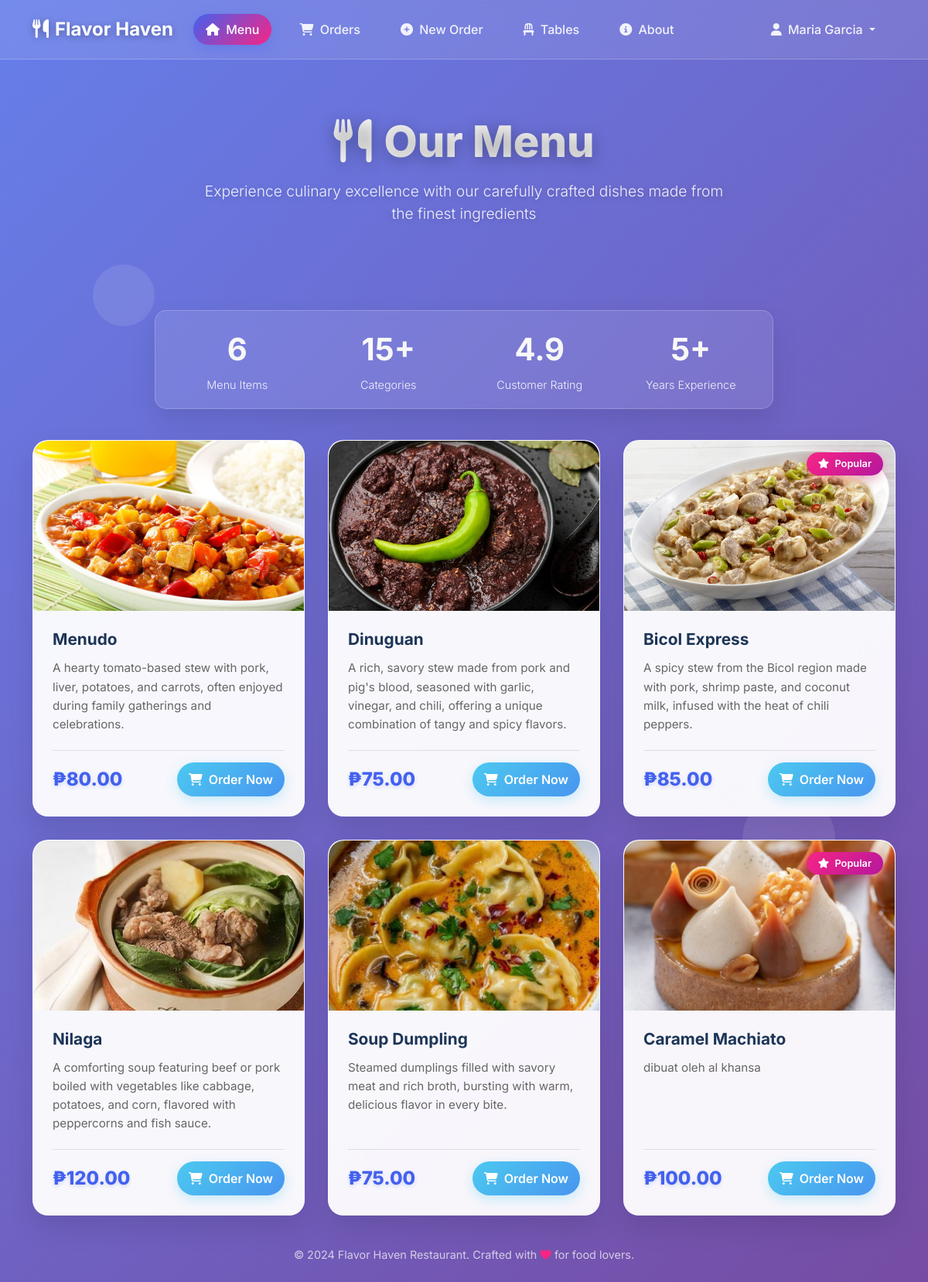
The app's page /index.php (signed in) with its own data.
### tables this page shows
CREATE TABLE `tbl_menu` (
  `tbl_menu_id` int NOT NULL AUTO_INCREMENT,
  `image` varchar(255) NOT NULL,
  `name` varchar(255) NOT NULL,
  `description` varchar(255) NOT NULL,
  `price` int NOT NULL,
  PRIMARY KEY (`tbl_menu_id`)
);

### index.php (the view, shortened to what this page needs)
<!DOCTYPE html>
<html lang="en">
<head>
    <link href="https://cdn.jsdelivr.net/npm/bootstrap@5.3.0/dist/css/bootstrap.min.css" rel="stylesheet">
    <link rel="stylesheet" href="https://cdnjs.cloudflare.com/ajax/libs/font-awesome/6.4.0/css/all.min.css">
</head>
<body>
    <?php include 'navbar.php'; ?>
    <div class="floating-shapes">
        <div class="shape"></div>
    </div>
    <div class="main-container">
        <div class="container">
            <div class="header-section animate__animated animate__fadeInDown">
                <h1><i class="fas fa-utensils me-3"></i>Our Menu</h1>
                <p class="mt-3">Experience culinary excellence with our carefully crafted dishes made from the finest ingredients</p>
            </div>
            <div class="stats-bar glass-card animate__animated animate__fadeInUp">
                <div class="row text-center">
                    <div class="col-md-3 col-6 stat-item">
                        <div class="stat-number">
                            <?php
                                include('./conn/conn.php');
                                $stmt = $conn->prepare("SELECT COUNT(*) FROM tbl_menu");
                                $stmt->execute();
                                echo $stmt->fetchColumn();
                            ?>
                        </div>
                        <div class="stat-label">Menu Items</div>
                    </div>
                    <div class="col-md-3 col-6 stat-item">
                        <div class="stat-number">15+</div>
                        <div class="stat-label">Categories</div>
                    </div>
                    <div class="col-md-3 col-6 stat-item">
                        <div class="stat-number">4.9</div>
                        <div class="stat-label">Customer Rating</div>
                    </div>
                    <div class="col-md-3 col-6 stat-item">
                        <div class="stat-number">5+</div>
                        <div class="stat-label">Years Experience</div>
                    </div>
                </div>
            </div>
            <div class="food-grid">
                <?php
                    include('./conn/conn.php');
                    $stmt = $conn->prepare("SELECT * FROM tbl_menu");
                    $stmt->execute();
                    $result = $stmt->fetchAll();
                    $count = 0;
                    foreach ($result as $row) {
                        $count++;
                        $image = $row['image'];
                        $name = $row['name'];
                        $description = $row['description'];
                        $price = $row['price'];
                        $menuId = $row['tbl_menu_id'];
                        $isPopular = $count % 3 == 0;
                        ?>
                        <div class="glass-card">
                            <?php if ($isPopular): ?>
                                <div class="badge-popular">
                                    <i class="fas fa-star me-1"></i> Popular
                                </div>
                            <?php endif; ?>
                            <div class="image-container">
                                <img src="<?= $image ?>" class="menu-image" alt="<?= $name ?>">
                            </div>
                            <div class="card-body">
                                <h5 class="card-title"><?= $name ?></h5>
                                <p class="card-text"><?= $description ?></p>
                                <div class="price-order-container">
                                    <span class="price-tag">₱<?= number_format($price, 2) ?></span>
                                    <a href="new-order.php?add_item=<?= $menuId ?>" class="order-btn">
                                        <i class="fas fa-shopping-cart"></i> Order Now
                                    </a>
                                </div>
                            </div>
                        </div>
                        <?php
                    }
                ?>
            </div>
            <div class="footer animate__animated animate__fadeInUp">
                <p>&copy; 2024 Flavor Haven Restaurant. Crafted with <i class="fas fa-heart" style="color: var(--accent);"></i> for food lovers.</p>
            </div>
        </div>
    </div>
</body>
</html>

### records on screen
tbl_menu: image (picture), name "Menudo", description "A hearty tomato-based stew with pork, liver, potatoes, and carrots, often enjoyed during family gatherings and celebrations.", price "80.00"
tbl_menu: image (picture), name "Dinuguan", description "A rich, savory stew made from pork and pig's blood, seasoned with garlic, vinegar, and chili, offering a unique combination of tangy and spicy flavors.", price "75.00"
tbl_menu: shows "Popular", image (picture), name "Bicol Express", description "A spicy stew from the Bicol region made with pork, shrimp paste, and coconut milk, infused with the heat of chili peppers.", price "85.00"
tbl_menu: image (picture), name "Nilaga", description "A comforting soup featuring beef or pork boiled with vegetables like cabbage, potatoes, and corn, flavored with peppercorns and fish sauce.", price "120.00"
tbl_menu: image (picture), name "Soup Dumpling", description "Steamed dumplings filled with savory meat and rich broth, bursting with warm, delicious flavor in every bite.", price "75.00"
tbl_menu: shows "Popular", image (picture), name "Caramel Machiato", description "dibuat oleh al khansa", price "100.00"

### other values on screen
$_SESSION['full_name'] "Maria Garcia"
$stmt->fetchColumn() "6"
